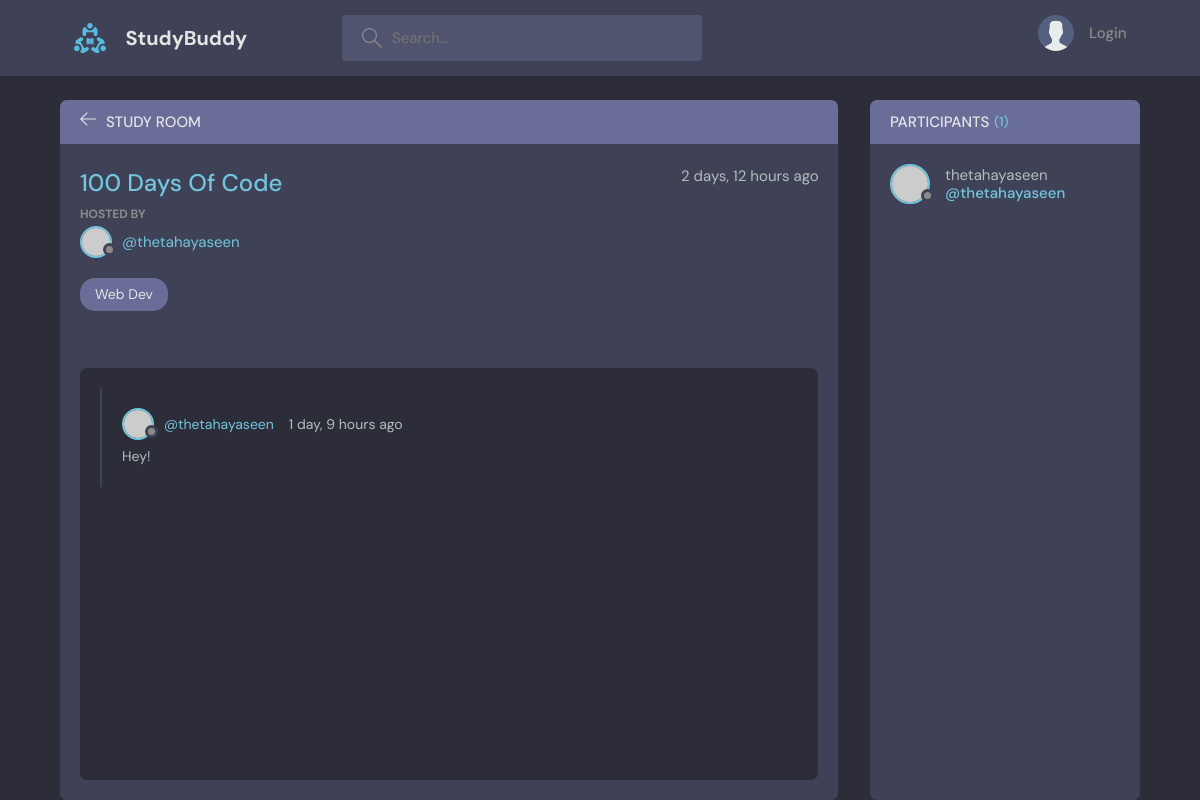
The app's page /room/3, older data.
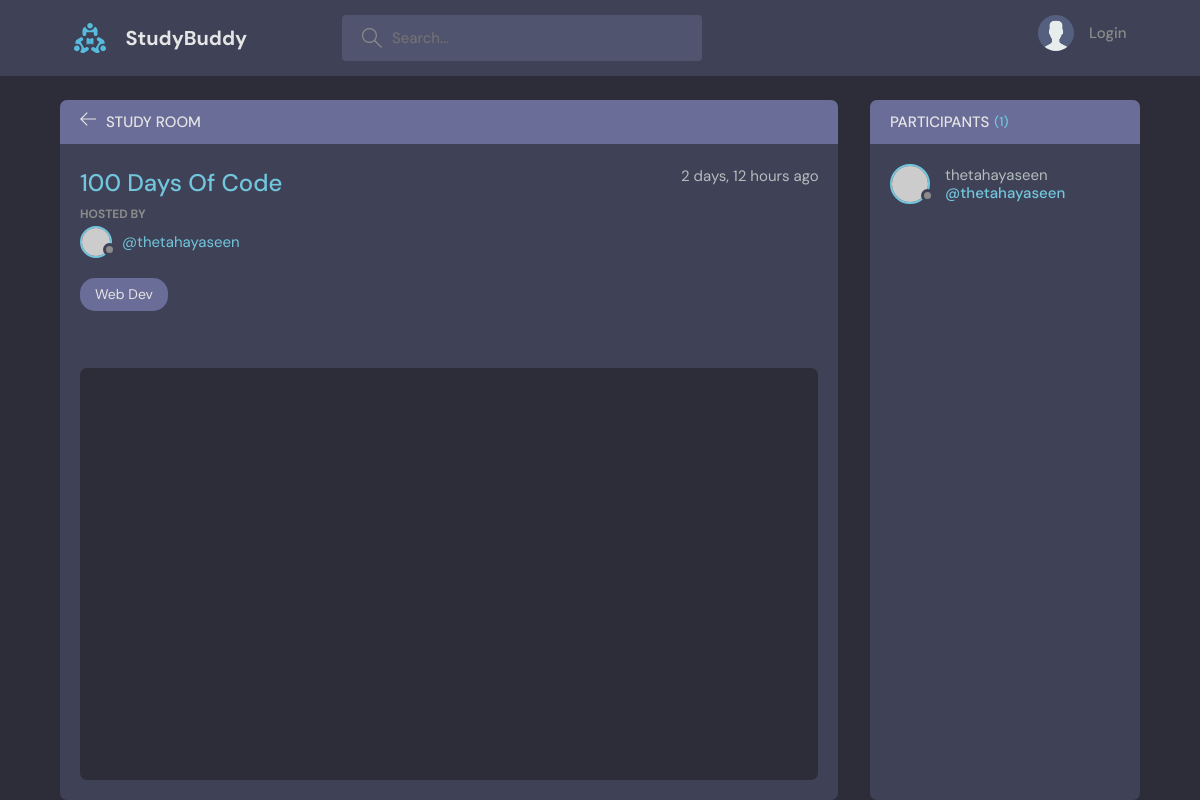
The same page, newer data.
### base/models.py (models this page shows, shortened)
class Message(models.Model):
    user = models.ForeignKey(User, on_delete=models.CASCADE)
    room = models.ForeignKey(Room, on_delete=models.CASCADE)
    body = models.TextField()
    updated = models.DateTimeField(auto_now=True)
    created = models.DateTimeField(auto_now_add=True)
    class Meta:
        ordering = ["-updated", "-created"]

### base/views.py (the view, shortened to what this page needs)
# urls.py: path("room/<str:primary_key>", views.room, name = "room"),
def room(request, primary_key):
    room = Room.objects.get(id = primary_key)
    conversations = room.message_set.all().order_by("-created")
    participants = room.participants.all()
    context = {"room": room, "conversations": conversations, "participants": participants}
    return render(request,  "base/room.html", context)

### base/models.py (called while the page is built)
    def __str__(self):
        return str(self.name)

### base/templates/base/room.html (shortened to what this page needs)
{% extends "mainlayout.html" %}
{% block content %}
<main class="profile-page layout layout--2">
      <div class="container">
        <div class="room">
          <div class="room__top">
            <div class="room__topLeft">
              <a href="{% url 'home' %}">
                <svg version="1.1" xmlns="http://www.w3.org/2000/svg" width="32" height="32" viewBox="0 0 32 32">
                  <title>arrow-left</title>
                  <path
                    d="M13.723 2.286l-13.723 13.714 13.719 13.714 1.616-1.611-10.96-10.96h27.625v-2.286h-27.625l10.965-10.965-1.616-1.607z"
                  ></path>
                </svg>
              </a>
              <h3>Study Room</h3>
            </div>
          </div>
          <div class="room__box scroll">
            <div class="room__header scroll">
              <div class="room__info">
                <h3>{{room.name}}</h3>
                <span>{{room.created|timesince}} ago</span>
              </div>
              <div class="room__hosted">
                <p>Hosted By</p>
                <a href="{% url 'user-profile' room.host.id %}" class="room__author">
                  <div class="avatar avatar--small">
                    <img src="https://randomuser.me/api/portraits/men/37.jpg" />
                  </div>
                  <span>@{{room.host.username}}</span>
                </a>
              </div>
              <span class="room__topics">{{room.topic}}</span>
            </div>
            <div class="room__conversation">
              <div class="threads scroll">
                {% for conversation in conversations %}
                <div class="thread">
                  <div class="thread__top">
                    <div class="thread__author">
                      <a href="{% url 'user-profile' conversation.user.id %}" class="thread__authorInfo">
                        <div class="avatar avatar--small">
                          <img src="https://randomuser.me/api/portraits/men/37.jpg" />
                        </div>
                        <span>@{{conversation.user}}</span>
                      </a>
                      <span class="thread__date">{{conversation.created|timesince}} ago</span>
                    </div>
                  </div>
                  <div class="thread__details">
                      {{conversation.body}}
                  </div>
                </div>
                {% endfor %}
              </div>
            </div>
          </div>
        </div>
        <div class="participants">
          <h3 class="participants__top">Participants <span>({{participants.count}})</span></h3>
          <div class="participants__list scroll">
            {% for participant in participants %}
            <a href="{% url 'user-profile' participant.id %}" class="participant">
              <div class="avatar avatar--medium">
                <img src="https://randomuser.me/api/portraits/men/37.jpg" />
              </div>
              <p>
                {{participant.username}}
                <span>@{{participant.username}}</span>
              </p>
            </a>
            {% endfor %}
          </div>
        </div>
      </div>
    </main>
{% endblock content %}

Row changes from the older to the newer data that the page shows:
removed Message: user "thetahayaseen", created "1 day, 9 hours", body "Hey!"
